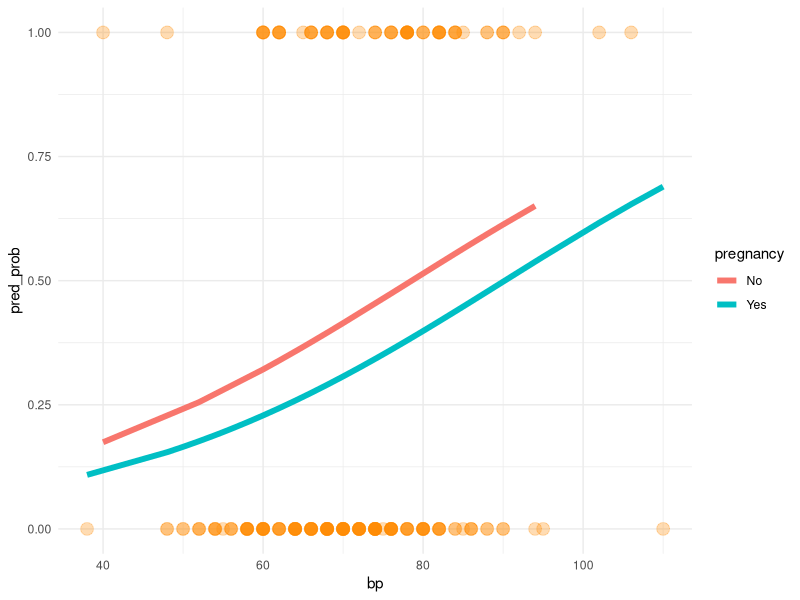

Reproduce this figure in R.
# odds = p/(1-p)
# p = odds/(1+odds)

library(tidyverse)
theme_set(theme_minimal())

library(MASS)
pima <- as_tibble(MASS::Pima.tr)

pima <- pima |> 
  mutate(pregnancy = ifelse(npreg > 0, 'Yes', 'No'))


pima_logit <- glm(type ~ pregnancy + bp,
                  family = binomial, 
                  data = pima)

library(broom)
tidy(pima_logit)

tidy(pima_logit, exponentiate = T) # Interpret on an odds scale

# For categorical examples
# pregnancy changes the log-odds of diabetes, relative to the baseline value, by -0.468. 
# The odds ratio is exp(-0.47) = 0.626

# For quantitative example
# each unit of increase in blood pressure (in mmHg) is associated with 
  # an increase in the log-odds of diabetes of 0.0403, 
  # or an increase in the odds of diabetes by a multiplicative factor of exp(0.0403) = 1.04


pima_logit |> 
  augment()

pima |> 
  mutate(pred_prob = fitted(pima_logit),
         i_type = as.numeric(type == "Yes")) |> 
  ggplot(aes(bp)) +
  geom_line(aes(y = pred_prob, color = pregnancy), linewidth = 2) +
  geom_point(aes(y = i_type), alpha = 0.3, color = "darkorange", size = 4)


pred_prob <- predict(pima_logit, type = 'response') # initial predicted values in log odds scale  

pred_class <- ifelse(pred_prob > 0.5, 'Yes', 'No')
pred_binary <- ifelse(pred_prob > .5, 1, 0)

tibble(table(pred_class, pima$type)) # Confusion matrix

mean(pred_class != pima$type) # Mean misclassidication rate. How many were misclassified
